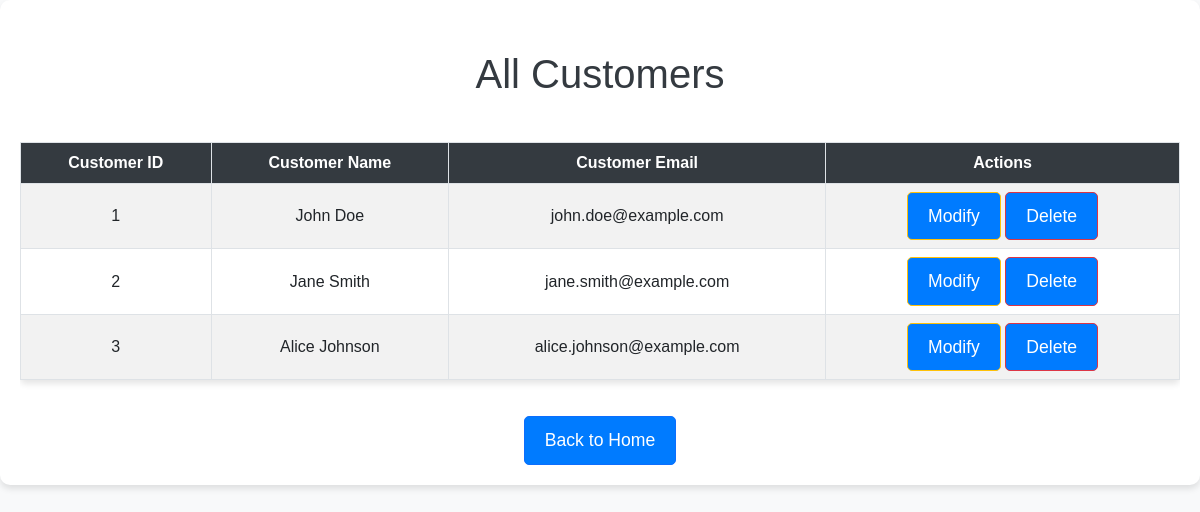
Page /templates/viewCustomers.php on the earlier database version.
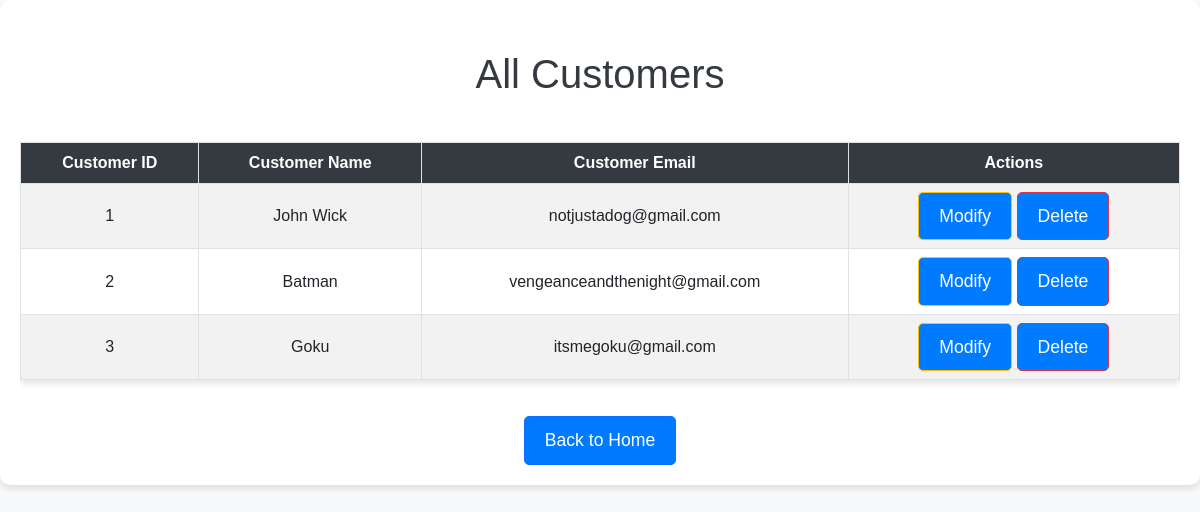
Same page on the later database version.
### tables this page shows
CREATE TABLE Customers (
    customerId INT NOT NULL UNIQUE AUTO_INCREMENT,
    customerName VARCHAR(45) NOT NULL,
    contactInfo VARCHAR(200),
    PRIMARY KEY (customerId)
);

### restaurantDatabase.php (called while the page is built, shortened)
<?php
class RestaurantDatabase {
    private $host = "localhost";
    private $port = "3306";
    private $database = "restaurant_reservations";
    private $user = "root";
    private $password = "";
    private $connection;
    private function connect() {
        $this->connection = new mysqli($this->host, $this->user, $this->password, $this->database, $this->port);
    }
    public function getAllCustomers() {
        $result = $this->connection->query("SELECT * FROM Customers");
        return $result->fetch_all(MYSQLI_ASSOC);
    }
}
?>

### templates/viewCustomers.php (the view, shortened to what this page needs)
<?php
include_once '../restaurantDatabase.php';
$restaurantDB = new RestaurantDatabase();
$customers = $restaurantDB->getAllCustomers();
?>
<!DOCTYPE html>
<html lang="en">
<head>
    <link href="https://cdn.jsdelivr.net/npm/bootstrap@5.3.0-alpha1/dist/css/bootstrap.min.css" rel="stylesheet">
    <link rel="stylesheet" href="styles.css">
</head>
<body>
    <div class="container">
        <h1 class="text-center mb-4">All Customers</h1>
        <div class="table-responsive">
            <table class="table table-striped table-bordered table-hover">
                <thead>
                    <tr>
                        <th scope="col">Customer ID</th>
                        <th scope="col">Customer Name</th>
                        <th scope="col">Customer Email</th>
                        <th scope="col">Actions</th>
                    </tr>
                </thead>
                <tbody>
                    <?php if (!empty($customers)): ?>
                        <?php foreach ($customers as $customer): ?>
                            <tr>
                                <td><?= htmlspecialchars($customer['customerId']) ?></td>
                                <td><?= htmlspecialchars($customer['customerName']) ?></td>
                                <td><?= htmlspecialchars($customer['contactInfo']) ?></td>
                                <td>
                                    <a href="modifyCustomer.php?id=<?= $customer['customerId'] ?>" class="btn btn-warning btn-sm">Modify</a>
                                    <a href="deleteCustomer.php?id=<?= $customer['customerId'] ?>" class="btn btn-danger btn-sm" onclick="return confirm('Are you sure you want to delete this customer?')">Delete</a>
                                </td>
                            </tr>
                        <?php endforeach; ?>
                    <?php else: ?>
                        <tr>
                            <td colspan="4" class="text-center">No customers found.</td>
                        </tr>
                    <?php endif; ?>
                </tbody>
            </table>
        </div>
        <div class="text-center">
            <a href="home.php?action=home" class="btn btn-primary">Back to Home</a>
        </div>
    </div>
</body>
</html>

### styles.css (style rules this page uses)
body { background-color: #f8f9fa; font-family: Arial, sans-serif; }
h1 { color: #343a40; font-size: 2.5rem; }
.container { background-color: white; padding: 20px; border-radius: 10px; box-shadow: 0 4px 6px rgba(0, 0, 0, 0.1); }
.table { background-color: white; border-radius: 5px; box-shadow: 0 4px 6px rgba(0, 0, 0, 0.1); }
th, td { text-align: center; }
a.btn { background-color: #007bff; color: white; font-size: 1.1rem; padding: 10px 20px; border-radius: 5px; }
body { font-family: Arial, sans-serif; background-color: #f8f9fa; }
table { margin-top: 20px; }
table th, table td { text-align: center; padding: 12px; }
table td { vertical-align: middle; }

### templates/viewCustomers.php (style rules this page uses)
body { background-color: #f8f9fa; font-family: Arial, sans-serif; }
.container { max-width: 1200px; padding-top: 30px; }
.table th, .table td { text-align: center; }
.table th { background-color: #343a40; color: white; }
.table-striped tbody tr:nth-child(odd) { background-color: #f2f2f2; }
.table-striped tbody tr:nth-child(even) { background-color: #fff; }
.btn-primary, .btn-warning, .btn-danger { font-size: 14px; padding: 8px 16px; }
.text-center { margin-top: 20px; }

Differences in the rows shown:
changed customers id 1: customerName "John Doe" → "John Wick"; contactInfo "john.doe@example.com" → "notjustadog@gmail.com"
changed customers id 2: customerName "Jane Smith" → "Batman"; contactInfo "jane.smith@example.com" → "vengeanceandthenight@gmail.com"
changed customers id 3: customerName "Alice Johnson" → "Goku"; contactInfo "alice.johnson@example.com" → "itsmegoku@gmail.com"
